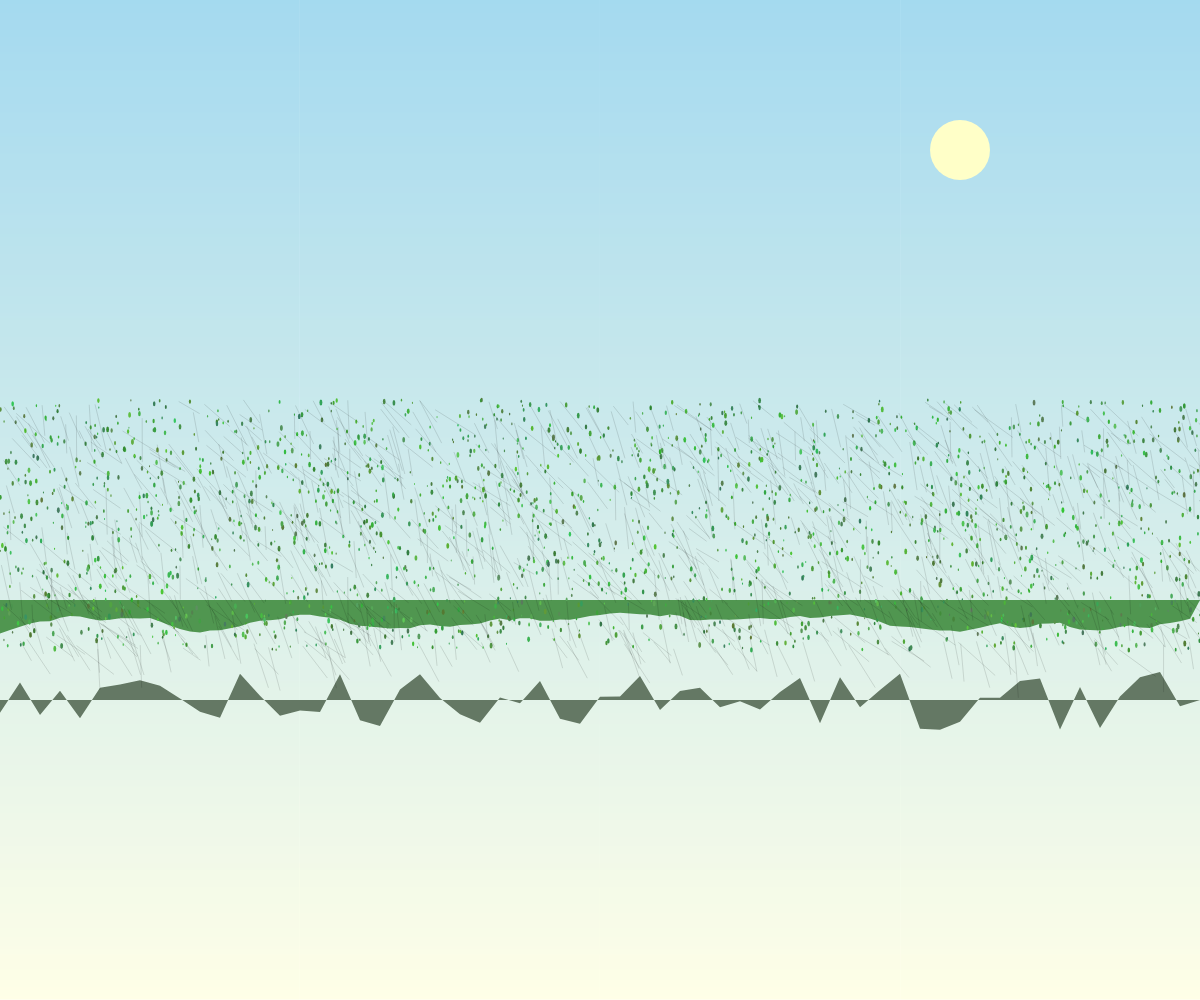
Frame 1 (no input)
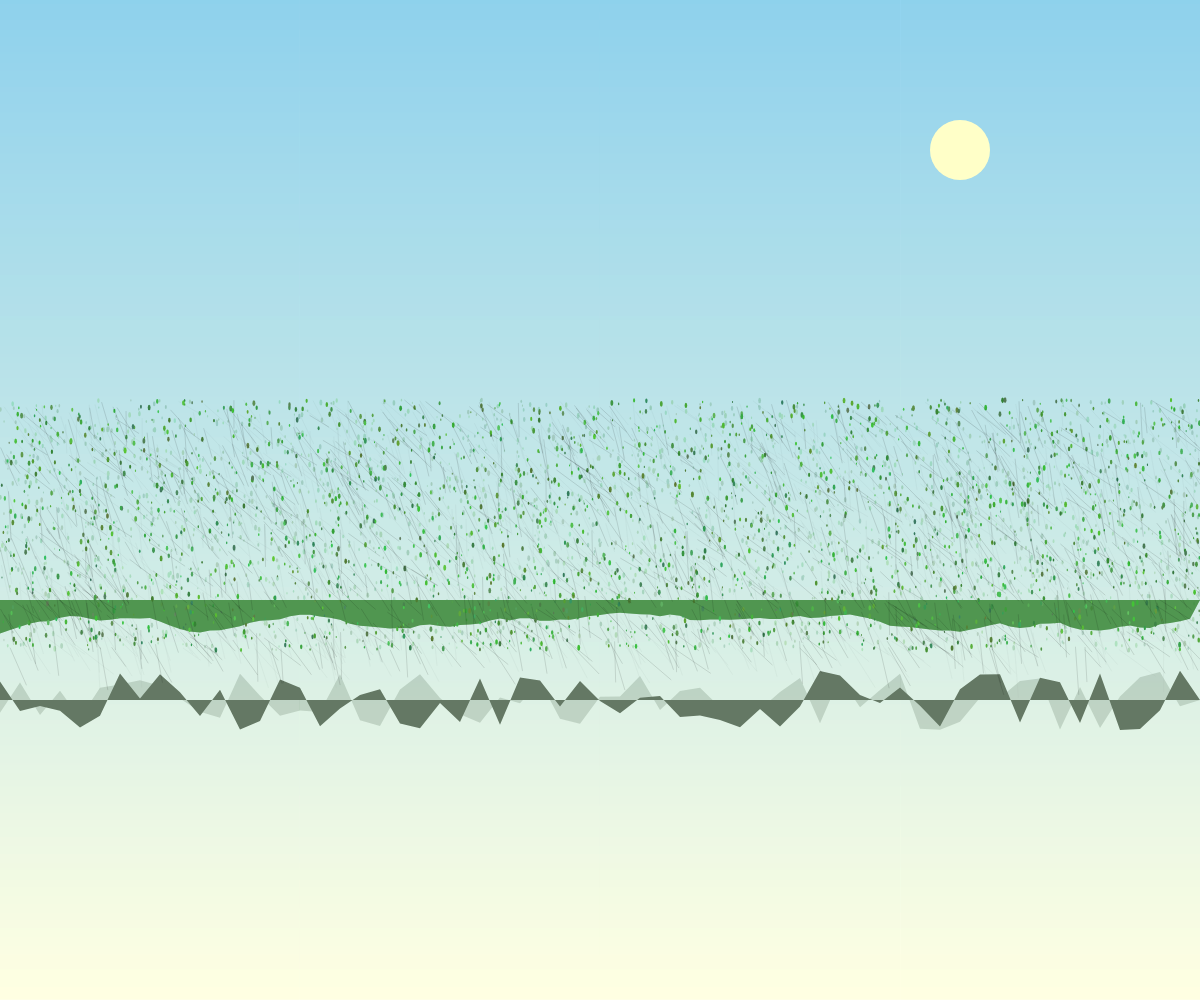
Frame 2 (the mouse pressed at the canvas centre, redrawn once)

The p5.js sketch that drew these frames (run headless with seeded random() and noise() and a simulated clock; the mouse was pressed at the canvas centre and the sketch redrawn once):

// p5.js sketch
// ── sketch.js
function setup() {
  createCanvas(windowWidth, windowHeight);
  noLoop();
}

function draw() {
  // Sky gradient from light blue at top to pale yellow at horizon
  for (let y = 0; y < height; y++) {
    let inter = map(y, 0, height, 0, 1);
    let c = lerpColor(color(135, 206, 235), color(255, 255, 224), inter);
    stroke(c);
    line(0, y, width, y);
  }

  // Distant mountains
  fill(100, 120, 100);
  noStroke();
  beginShape();
  vertex(0, height * 0.7);
  for (let x = 0; x < width; x += 20) {
    let y = height * 0.7 + random(-30, 30);
    vertex(x, y);
  }
  vertex(width, height * 0.7);
  endShape(CLOSE);

  // Midground hills
  fill(80, 150, 80);
  beginShape();
  vertex(0, height * 0.6);
  for (let x = 0; x < width; x += 10) {
    let y = height * 0.6 + noise(x * 0.01) * 50;
    vertex(x, y);
  }
  vertex(width, height * 0.6);
  endShape(CLOSE);

  // Foreground grass patches
  for (let i = 0; i < 2000; i++) {
    let x = random(width);
    let y = random(height * 0.4, height * 0.65);
    let sz = random(1, 3);
    let c = color(50 + random(50), 120 + random(80), 50 + random(50));
    fill(c);
    noStroke();
    ellipse(x, y, sz, sz * 2);
  }

  // Shadows - exaggerated for depth
  stroke(0, 30);
  strokeWeight(1);
  for (let i = 0; i < 1000; i++) {
    let x = random(width);
    let y = random(height * 0.4, height * 0.65);
    let len = random(20, 50);
    let angle = PI / 3 + random(-PI / 6, PI / 6); // Sun at 60 degrees
    line(x, y, x + cos(angle) * len, y + sin(angle) * len);
  }

  // Sun
  fill(255, 255, 200);
  noStroke();
  ellipse(width * 0.8, height * 0.15, 60, 60);
}
